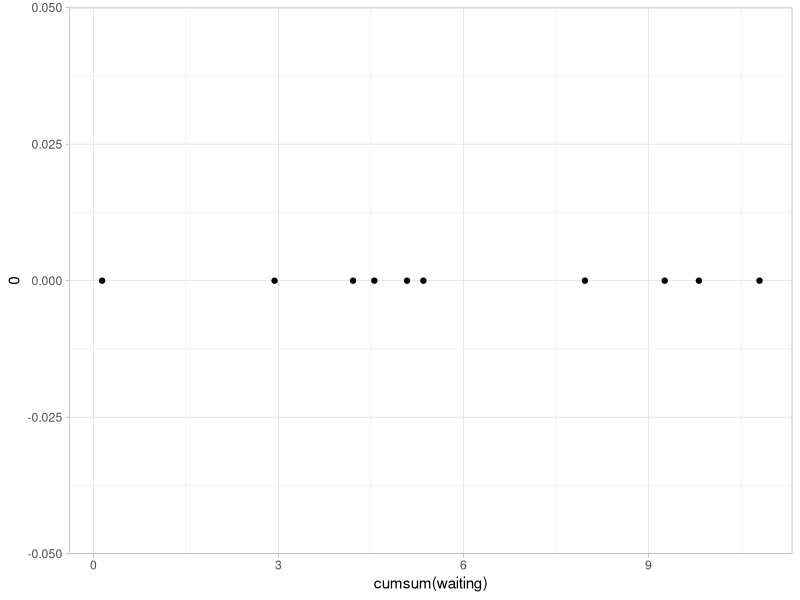

This chart was generated by the following R code: (Note: this script raises an error after producing the figure.)
## ---- chunk 1
knitr::opts_chunk$set(echo = TRUE, message = FALSE, warning = FALSE, cache = TRUE)

library(ggplot2)
theme_set(theme_light())
## ---- chunk 2
set.seed(2020-04-13)
## ---- chunk 3
# The rate parameter, 1, is the expected events per day
waiting <- rexp(10, 1)
waiting
## ---- chunk 4
qplot(cumsum(waiting), 0)
## ---- chunk 5
set.seed(2020)
## ---- chunk 6
waiting_times <- rexp(20, 1:20)

# Cumulative time
cumsum(waiting_times)

# Number before the third day
sum(cumsum(waiting_times) < 3)
## ---- chunk 7
sum(cumsum(rexp(20, 1:20)) < 3)
## ---- chunk 8
sim <- replicate(1e6, sum(cumsum(rexp(300, 1:300)) < 3))

mean(sim)
## ---- chunk 9
library(tidyverse)
set.seed(2020)

sim_waiting <- crossing(trial = 1:25000,
         observation = 1:300) %>%
  mutate(waiting = rexp(n(), observation)) %>%
  group_by(trial) %>%
  mutate(cumulative = cumsum(waiting)) %>%
  ungroup()

sim_waiting
## ---- chunk 10
sim_waiting %>%
  group_by(trial) %>%
  summarize(num_comments = sum(cumulative <= 3)) %>%
  summarize(average = mean(num_comments))
## ---- chunk 11
average_over_time <- sim_waiting %>%
  crossing(time = seq(0, 3, .25)) %>%
  group_by(time, trial) %>%
  summarize(num_comments = sum(cumulative < time)) %>%
  summarize(average = mean(num_comments))
## ---- chunk 12
ggplot(average_over_time, aes(time, average)) +
  geom_line()
## ---- chunk 13
ggplot(average_over_time, aes(time, average)) +
  geom_line(aes(y = exp(time) - 1), color = "red") +
  geom_point() +
  labs(y = "Average # of comments",
       title = "How many comments over time?",
       subtitle = "Points show simulation, red line shows exp(time) - 1.")
## ---- chunk 14
sim_waiting %>%
  filter(trial <= 50, cumulative <= 3) %>%
  ggplot(aes(cumulative, observation)) +
  geom_line(aes(group = trial), alpha = .25) +
  geom_line(aes(y = exp(cumulative) - 1), color = "red", size = 1) +
  labs(x = "Time",
       y = "# of comments",
       title = "50 possible paths of comments over time",
       subtitle = "Red line shows e^t - 1")
## ---- chunk 15
# We'll use the million simulated values from earlier
num_comments <- tibble(num_comments = sim)

num_comments %>%
  ggplot(aes(num_comments)) +
  geom_histogram(binwidth = 1)
## ---- chunk 16
p <- exp(-3)

num_comments %>%
  filter(num_comments <= 150) %>%
  ggplot(aes(num_comments)) +
  geom_histogram(aes(y = ..density..), binwidth = 1) +
  geom_line(aes(y = (1 - p) ^ num_comments * p), color = "red")
